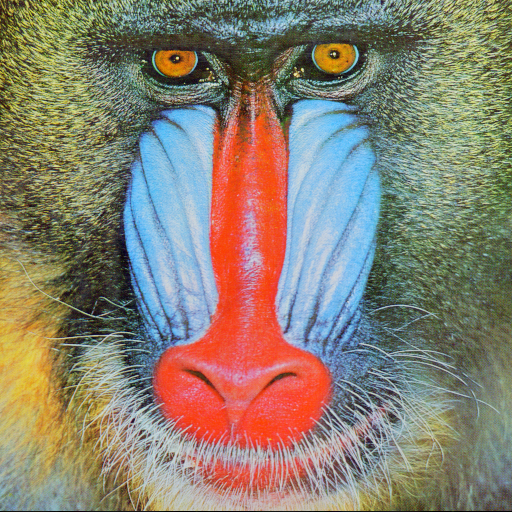
//> input picture project02/src/imagiges/baboon.ppm, 512 x 512 px
$ ./mirror imagiges/baboon.ppm horizontal out.png   (built with g++ and OpenCV 4)
//> lines starting //> are read from the running program, lines starting //| are printed output that depends on the picture
#include <opencv2/opencv.hpp>
#include <stdio.h>
#include <string.h>

int main(int argc, char** argv)
{
    if (argc != 4) {
        printf("usage: mirror <in_image_path> <horizontal | vertical> <out_image_path>\n");
        return -1;
    }

    cv::Mat image = cv::imread(argv[1], cv::IMREAD_COLOR);
//> image is the input picture: 512 rows x 512 cols, CV_8UC3; mean B, G, R 113.1, 128.9, 137.4
    if (!image.data) {
        printf("No image data \n");
        return -1;
    }

    int h=1, v=1;
    if( std::string(argv[2]) == "horizontal" ) h = -1;
    else if( std::string(argv[2]) == "vertical" ) v = -1;
    else throw std::invalid_argument("2nd argument needs to be horizontal or vertical!\n");

    cv::Mat out {image.size(), image.type()};

    int y, x, dy, dx;
    for(y=0; y<image.rows; y++) {
        for(x=0; x<image.cols; x++){
            dy = v > 0 ? y : image.rows - y - 1;
            dx = h > 0 ? x : image.cols - x - 1;
            out.at<cv::Vec3b>(dy, dx) = image.at<cv::Vec3b>(y, x);
        }
    }
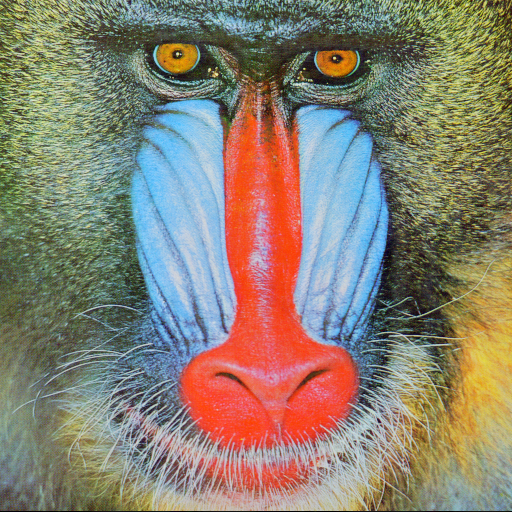
//> out: 512 rows x 512 cols, CV_8UC3; mean B, G, R 113.1, 128.9, 137.4
//> after the loop, dy = 511; dx = 0

    cv::imwrite(argv[3], out);

    return 0;
}
